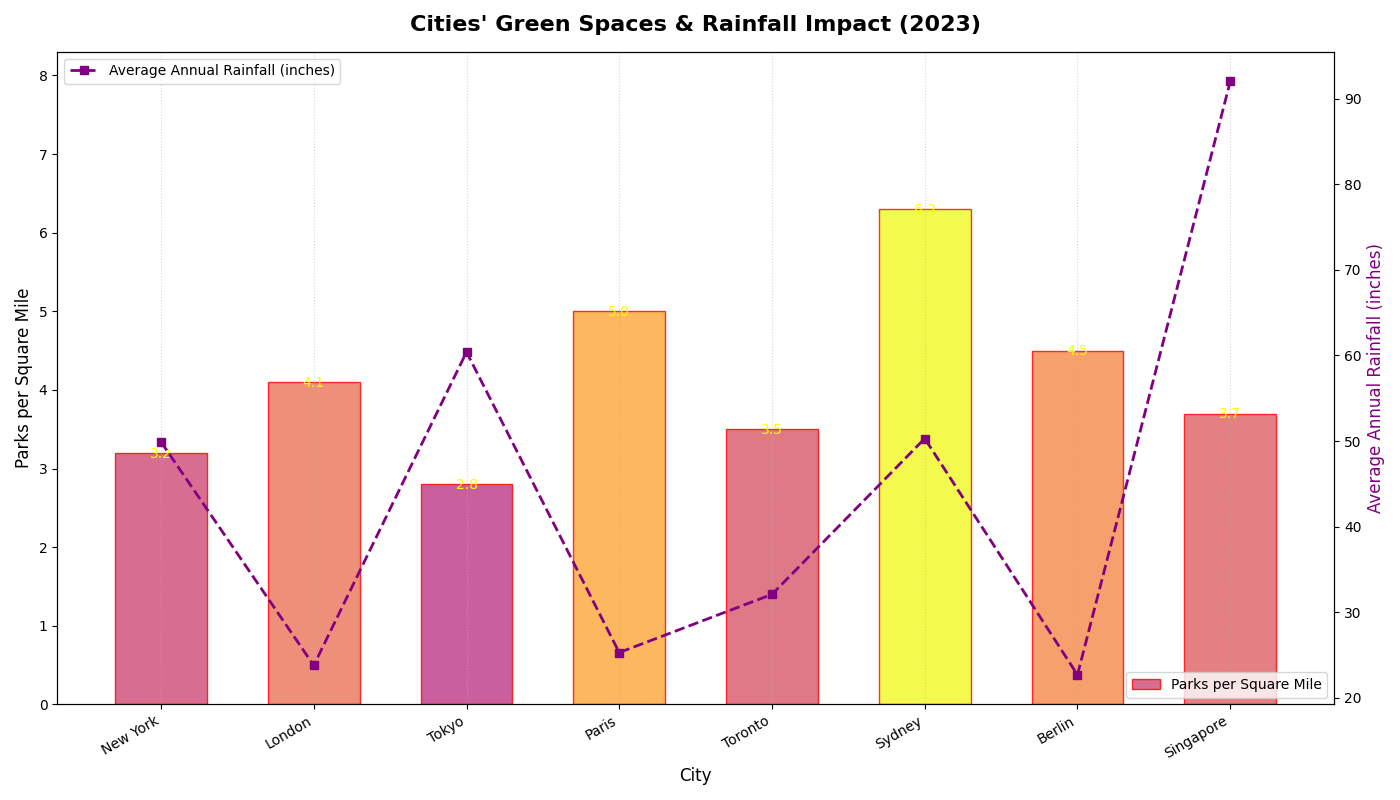

Write Python code to recreate this figure.
import matplotlib.pyplot as plt
import numpy as np
import matplotlib.cm as cm

cities = ["New York", "London", "Tokyo", "Paris", "Toronto", "Sydney", "Berlin", "Singapore"]
parks_per_square_mile = np.array([3.2, 4.1, 2.8, 5.0, 3.5, 6.3, 4.5, 3.7])
average_rainfall = np.array([49.9, 23.8, 60.4, 25.3, 32.1, 50.3, 22.7, 92.0])

positions = np.arange(len(cities))
bar_width = 0.6

fig, ax1 = plt.subplots(figsize=(14, 8))

color_map = cm.plasma(parks_per_square_mile / max(parks_per_square_mile))

bars = ax1.bar(positions, parks_per_square_mile, color=color_map, width=bar_width, alpha=0.8, edgecolor='red', label='Parks per Square Mile')

for bar, height in zip(bars, parks_per_square_mile):
    ax1.text(bar.get_x() + bar.get_width()/2, height - 0.1, f'{height:.1f}', ha='center', va='bottom', color='yellow', fontsize=10)

ax2 = ax1.twinx()
ax2.plot(positions, average_rainfall, color='purple', marker='s', linestyle='--', linewidth=2, label='Average Annual Rainfall (inches)')
ax2.set_ylabel('Average Annual Rainfall (inches)', fontsize=12, color='purple')

ax1.set_xticks(positions)
ax1.set_xticklabels(cities, rotation=30, ha='right')
ax1.set_xlabel('City', fontsize=12)
ax1.set_ylabel('Parks per Square Mile', fontsize=12)
ax1.set_ylim(0, max(parks_per_square_mile) + 2)
ax1.grid(axis='x', linestyle=':', alpha=0.5)

plt.title('Cities\' Green Spaces & Rainfall Impact (2023)', fontsize=16, fontweight='bold', pad=15)

plt.tight_layout()

ax1.legend(loc='lower right')
ax2.legend(loc='upper left')

plt.show()
